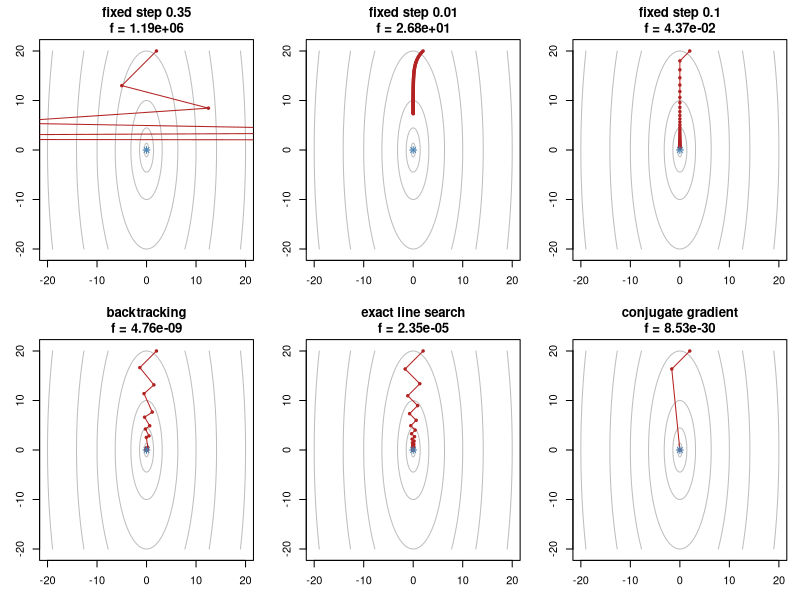

This chart was generated by the following R code:
# Gradient descent on f(x) = (10 x1^2 + x2^2) / 2 with different step size rules, and conjugate gradient.
A <- diag(c(10, 1))
x0 <- c(2, 20)
f <- function(x) 0.5 * drop(t(x) %*% A %*% x)
grad <- function(x) drop(A %*% x)

fixed <- function(alpha, k) {
  x <- x0; path <- matrix(x, 1)
  for (i in 1:k) { x <- x - alpha * grad(x); path <- rbind(path, x) }
  path
}
backtracking <- function(k, beta = 0.8, c = 0.5) {
  x <- x0; path <- matrix(x, 1)
  for (i in 1:k) {
    gx <- grad(x); a <- 1
    while (f(x - a * gx) > f(x) - c * a * sum(gx^2)) a <- beta * a   # Armijo condition
    x <- x - a * gx; path <- rbind(path, x)
  }
  path
}
exact <- function(k) {
  x <- x0; path <- matrix(x, 1)
  for (i in 1:k) {
    r <- -grad(x)
    x <- x + sum(r^2) / drop(t(r) %*% A %*% r) * r
    path <- rbind(path, x)
  }
  path
}
conjugate_gradient <- function() {
  x <- x0; r <- -grad(x); d <- r; path <- matrix(x, 1)
  for (i in 1:2) {
    a <- sum(r^2) / drop(t(d) %*% A %*% d)
    x <- x + a * d
    r_new <- r - a * drop(A %*% d)
    d <- r_new + sum(r_new^2) / sum(r^2) * d
    r <- r_new; path <- rbind(path, x)
  }
  path
}

runs <- list("fixed step 0.35" = fixed(0.35, 6), "fixed step 0.01" = fixed(0.01, 100),
             "fixed step 0.1" = fixed(0.1, 40), "backtracking" = backtracking(40),
             "exact line search" = exact(40), "conjugate gradient" = conjugate_gradient())
g1 <- seq(-20, 20, length.out = 200)
F <- outer(g1, g1, function(a, b) 0.5 * (10 * a^2 + b^2))
op <- par(mfrow = c(2, 3), mar = c(3, 3, 3, 1))
for (nm in names(runs)) {
  p <- runs[[nm]]
  contour(g1, g1, F, levels = c(1, 10, 50, 200, 500, 1000, 2000), drawlabels = FALSE,
          col = "gray", asp = 1, main = sprintf("%s\nf = %.2e", nm, f(p[nrow(p), ])))
  lines(p, type = "o", pch = 19, cex = 0.5, col = "firebrick")
  points(0, 0, pch = 8, col = "steelblue")
}
par(op)
